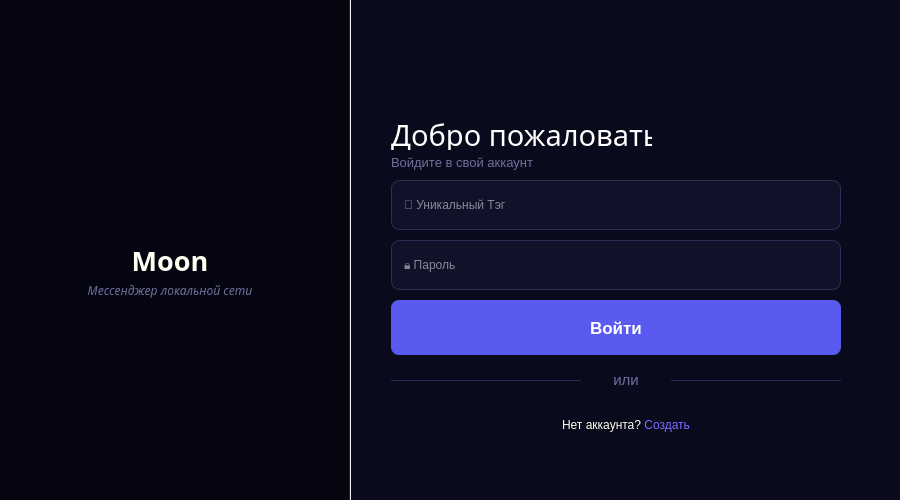
<?xml version="1.0" encoding="UTF-8"?>
<ui version="4.0">
 <class>aftwindow</class>
 <widget class="QMainWindow" name="aftwindow">
  <property name="geometry">
   <rect>
    <x>0</x>
    <y>0</y>
    <width>900</width>
    <height>500</height>
   </rect>
  </property>
  <property name="windowTitle">
   <string>Окно авторизации</string>
  </property>
  <property name="windowIcon">
   <iconset theme="QIcon::ThemeIcon::DocumentSend"/>
  </property>
  <widget class="QWidget" name="centralwidget">
   <widget class="QWidget" name="leftPanel" native="true">
    <property name="geometry">
     <rect>
      <x>0</x>
      <y>0</y>
      <width>350</width>
      <height>520</height>
     </rect>
    </property>
    <property name="styleSheet">
     <string notr="true">background-color: #050512;
border: none;</string>
    </property>
    <widget class="QLineEdit" name="Line">
     <property name="geometry">
      <rect>
       <x>349</x>
       <y>0</y>
       <width>2</width>
       <height>520</height>
      </rect>
     </property>
     <property name="styleSheet">
      <string notr="true">background-color: #1D1D38;</string>
     </property>
    </widget>
    <widget class="QLabel" name="logoLable">
     <property name="geometry">
      <rect>
       <x>120</x>
       <y>160</y>
       <width>101</width>
       <height>91</height>
      </rect>
     </property>
     <property name="text">
      <string/>
     </property>
     <property name="pixmap">
      <pixmap resource="Moon_icon.qrc">:/moon_icon.png</pixmap>
     </property>
    </widget>
    <widget class="QLabel" name="labelNameProg">
     <property name="geometry">
      <rect>
       <x>110</x>
       <y>240</y>
       <width>120</width>
       <height>40</height>
      </rect>
     </property>
     <property name="font">
      <font>
       <family>Lucida Fax</family>
       <pointsize>20</pointsize>
       <bold>true</bold>
      </font>
     </property>
     <property name="styleSheet">
      <string notr="true">color: #FFFFF0;</string>
     </property>
     <property name="text">
      <string>Moon</string>
     </property>
     <property name="textFormat">
      <enum>Qt::TextFormat::AutoText</enum>
     </property>
     <property name="alignment">
      <set>Qt::AlignmentFlag::AlignCenter</set>
     </property>
    </widget>
    <widget class="QLabel" name="label">
     <property name="geometry">
      <rect>
       <x>70</x>
       <y>280</y>
       <width>200</width>
       <height>20</height>
      </rect>
     </property>
     <property name="font">
      <font>
       <family>Lucida Fax</family>
       <pointsize>9</pointsize>
       <italic>true</italic>
       <bold>false</bold>
      </font>
     </property>
     <property name="styleSheet">
      <string notr="true">color: #6F6F9D;</string>
     </property>
     <property name="text">
      <string>Мессенджер локальной сети</string>
     </property>
     <property name="alignment">
      <set>Qt::AlignmentFlag::AlignCenter</set>
     </property>
    </widget>
   </widget>
   <widget class="QWidget" name="rightPanel" native="true">
    <property name="geometry">
     <rect>
      <x>351</x>
      <y>0</y>
      <width>550</width>
      <height>520</height>
     </rect>
    </property>
    <property name="font">
     <font>
      <bold>false</bold>
     </font>
    </property>
    <property name="styleSheet">
     <string notr="true">background-color: #0A0A1D;
border: none;</string>
    </property>
    <widget class="QLabel" name="LabelTitle">
     <property name="geometry">
      <rect>
       <x>40</x>
       <y>110</y>
       <width>261</width>
       <height>50</height>
      </rect>
     </property>
     <property name="font">
      <font>
       <family>Lucida Fax</family>
       <pointsize>22</pointsize>
       <italic>false</italic>
       <bold>false</bold>
       <kerning>true</kerning>
      </font>
     </property>
     <property name="styleSheet">
      <string notr="true">color: white;</string>
     </property>
     <property name="text">
      <string>Добро пожаловать!</string>
     </property>
    </widget>
    <widget class="QLabel" name="LabelUnderTitel">
     <property name="geometry">
      <rect>
       <x>40</x>
       <y>150</y>
       <width>300</width>
       <height>25</height>
      </rect>
     </property>
     <property name="font">
      <font>
       <pointsize>10</pointsize>
       <bold>false</bold>
      </font>
     </property>
     <property name="styleSheet">
      <string notr="true">color: #6F6F9D;</string>
     </property>
     <property name="text">
      <string>Войдите в свой аккаунт</string>
     </property>
    </widget>
    <widget class="QLineEdit" name="EditTag">
     <property name="geometry">
      <rect>
       <x>40</x>
       <y>180</y>
       <width>450</width>
       <height>50</height>
      </rect>
     </property>
     <property name="styleSheet">
      <string notr="true">QLineEdit {
    background-color: #11112A;
    border: 1px solid #2C2C55;
    border-radius: 8px;
    color: white;
    padding-left: 10px;
}</string>
     </property>
     <property name="placeholderText">
      <string>🔖 Уникальный Тэг</string>
     </property>
    </widget>
    <widget class="QLineEdit" name="EditPassword">
     <property name="geometry">
      <rect>
       <x>40</x>
       <y>240</y>
       <width>450</width>
       <height>50</height>
      </rect>
     </property>
     <property name="styleSheet">
      <string notr="true">QLineEdit {
    background-color: #11112A;
    border: 1px solid #2C2C55;
    border-radius: 8px;
    color: white;
    padding-left: 10px;
}</string>
     </property>
     <property name="placeholderText">
      <string>🔒 Пароль</string>
     </property>
    </widget>
    <widget class="QPushButton" name="ButtonAftor">
     <property name="geometry">
      <rect>
       <x>40</x>
       <y>300</y>
       <width>450</width>
       <height>55</height>
      </rect>
     </property>
     <property name="font">
      <font>
       <pointsize>13</pointsize>
       <bold>true</bold>
      </font>
     </property>
     <property name="styleSheet">
      <string notr="true">QPushButton {
    background-color: #5A5AF0;
    color: white;
    border: none;
    border-radius: 8px;
    font-weight: bold;
}
QPushButton:hover {
    background-color: #6B6BF5;
}
QPushButton:pressed {
    background-color: #4A4AD0;
}</string>
     </property>
     <property name="text">
      <string>Войти</string>
     </property>
    </widget>

    <!-- ========== ДОБАВЛЕННЫЙ БЛОК С ЛИНИЯМИ И ТЕКСТОМ "или" ========== -->

    <!-- Левая линия -->
    <widget class="QFrame" name="leftLine">
     <property name="geometry">
      <rect>
       <x>40</x>
       <y>380</y>
       <width>190</width>
       <height>1</height>
      </rect>
     </property>
     <property name="styleSheet">
      <string notr="true">background-color: #2C2C55;</string>
     </property>
     <property name="frameShape">
      <enum>QFrame::HLine</enum>
     </property>
    </widget>

    <!-- Текст "или" -->
    <widget class="QLabel" name="orLabel">
     <property name="geometry">
      <rect>
       <x>235</x>
       <y>370</y>
       <width>80</width>
       <height>20</height>
      </rect>
     </property>
     <property name="font">
      <font>
       <pointsize>11</pointsize>
       <bold>false</bold>
      </font>
     </property>
     <property name="styleSheet">
      <string notr="true">color: #6F6F9D;
background-color: transparent;
font-family: 'Segoe UI', Arial, sans-serif;</string>
     </property>
     <property name="text">
      <string>или</string>
     </property>
     <property name="alignment">
      <set>Qt::AlignmentFlag::AlignCenter</set>
     </property>
    </widget>

    <!-- Правая линия -->
    <widget class="QFrame" name="rightLine">
     <property name="geometry">
      <rect>
       <x>320</x>
       <y>380</y>
       <width>170</width>
       <height>1</height>
      </rect>
     </property>
     <property name="styleSheet">
      <string notr="true">background-color: #2C2C55;</string>
     </property>
     <property name="frameShape">
      <enum>QFrame::HLine</enum>
     </property>
    </widget>

    <widget class="QLabel" name="LabelGoToAfter">
     <property name="geometry">
      <rect>
       <x>140</x>
       <y>410</y>
       <width>270</width>
       <height>30</height>
      </rect>
     </property>
     <property name="layoutDirection">
      <enum>Qt::LayoutDirection::LeftToRight</enum>
     </property>
     <property name="styleSheet">
      <string notr="true">color: #FFFFF0;
font-size: 12px;</string>
     </property>
     <property name="text">
      <string>Нет аккаунта? &lt;a href=&quot;#&quot; style=&quot;color:#7C6CFF; text-decoration: none;&quot;&gt;Создать&lt;/a&gt;</string>
     </property>
     <property name="textFormat">
      <enum>Qt::TextFormat::RichText</enum>
     </property>
     <property name="alignment">
      <set>Qt::AlignmentFlag::AlignCenter</set>
     </property>
     <property name="openExternalLinks">
      <bool>false</bool>
     </property>
    </widget>

    <!-- ========== КОНЕЦ ДОБАВЛЕННОГО БЛОКА ========== -->

   </widget>
  </widget>
 </widget>
 <resources>
  <include location="Moon_icon.qrc"/>
 </resources>
 <connections/>
</ui>
